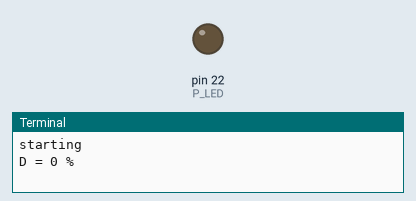
Recording of a program running on a simulated Raspberry Pi (header pin numbers). On the bench: output pins drawn as LEDs (lit = HIGH), the last lines printed to the terminal.

Above: at 0.05 s.
At 4.75 s:
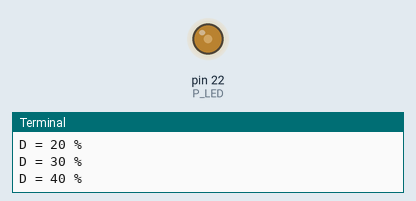
At 9.45 s:
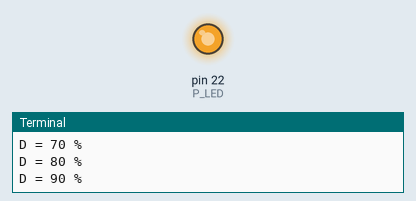
At 18.95 s:
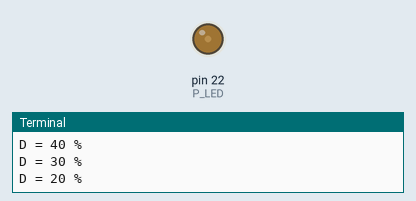
Timing chart, 0 to 26.0 s (numbered marks = the images above):
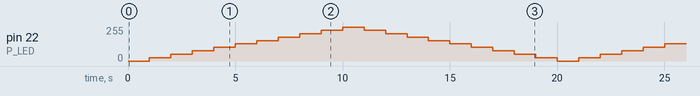

The program:

PWM1.py
```python
# PWM1.py
# LED dimming

import RPi.GPIO as GPIO
import time

P_LED = 22 # adapt to your wiring
fPWM = 50  # Hz (not higher with software PWM)

def setup():
    global pwm
    GPIO.setmode(GPIO.BOARD)
    GPIO.setup(P_LED, GPIO.OUT)
    pwm = GPIO.PWM(P_LED, fPWM)
    pwm.start(0)

print("starting")
setup()
duty = 0
isIncreasing = True
while True:
    pwm.ChangeDutyCycle(duty)
    print("D =", duty, "%")
    if isIncreasing:
        duty += 10
    else:
        duty -= 10
    if duty == 100:
        isIncreasing = False
    if duty == 0:
        isIncreasing = True
    time.sleep(1)
```
